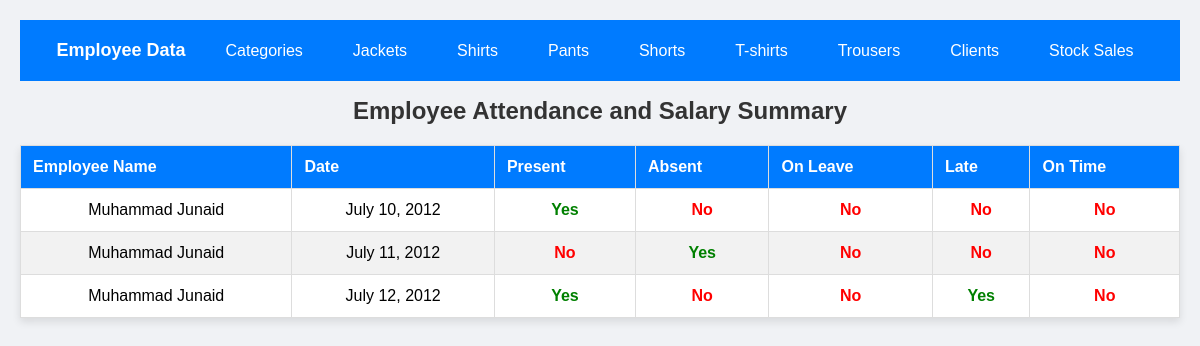
/employees/attendance/show/, run on the app's committed database.
### employees/models.py (models this page shows, shortened)
class Attendance(models.Model):
    employee = models.ForeignKey(Employee, on_delete=models.CASCADE)
    date = models.DateField()
    present = models.BooleanField(default=False)
    absent = models.BooleanField(default=False)
    on_leave = models.BooleanField(default=False)
    late = models.BooleanField(default=False)
    on_time = models.BooleanField(default=False)

class Employee(models.Model):
    name = models.CharField(max_length=100)
    fullname = models.CharField(max_length=200)
    age = models.IntegerField()
    blood_group = models.CharField(max_length=10)
    designation = models.CharField(max_length=100)
    phone_number = models.CharField(max_length=15)
    photo = models.ImageField(upload_to='photos/')
    salary = models.DecimalField(max_digits=10, decimal_places=2)
    joining_date = models.DateField(default=date.today)  # Set default to today's date
    department = models.CharField(max_length=100, default='General')  # Default department
    gender = models.CharField(max_length=10, default='Not Specified')  # Default gender
    email = models.EmailField(default='example@example.com')  # Default email
    date_of_birth = models.DateField(default=date(2000, 1, 1))  # Default DOB
    description = models.TextField(default='No description provided')  # Default description
    whatsapp = models.CharField(max_length=15, blank=True, null=True)
    sms = models.CharField(max_length=15, blank=True, null=True)
    idcard = models.CharField(max_length=30)

### employees/views.py (the view)
# urls.py: path('employees/attendance/show/', views.show_attendance, name='show_attendance'),
def show_attendance(request):
    attendances = Attendance.objects.all()
    return render(request, 'attendance_list.html', {'attendances': attendances})

### employees/templates/attendance_list.html (shortened to what this page needs)
<!DOCTYPE html>
<html lang="en">
<head>
</head>
<body>
    <header>
        <nav class="navbar">
            <a class="navbar-brand" href="/">Employee Data</a>
            <ul class="navbar-nav">
                <li><a href="/product/categories/">Categories</a></li>
                <li><a href="/product/jackets/">Jackets</a></li>
                <li><a href="/product/shirts/">Shirts</a></li>
                <li><a href="/product/pants/">Pants</a></li>
                <li><a href="/product/shorts/">Shorts</a></li>
                <li><a href="/product/tshirts/">T-shirts</a></li>
                <li><a href="/product/trousers/">Trousers</a></li>
                <li><a href="/client_salestock/clients/">Clients</a></li>
                <li><a href="/client_salestock/stocksales/">Stock Sales</a></li>
            </ul>
        </nav>
    </header>
    <h1>Employee Attendance and Salary Summary</h1>
    <table>
        <thead>
            <tr>
                <th>Employee Name</th>
                <th>Date</th>
                <th>Present</th>
                <th>Absent</th>
                <th>On Leave</th>
                <th>Late</th>
                <th>On Time</th>
            </tr>
        </thead>
        <tbody>
            {% for attendance in attendances %}
            <tr>
                <td>{{ attendance.employee.name }}</td>
                <td>{{ attendance.date }}</td>
                <td class="{% if attendance.present %}yes{% else %}no{% endif %}">{% if attendance.present %}Yes{% else %}No{% endif %}</td>
                <td class="{% if attendance.absent %}yes{% else %}no{% endif %}">{% if attendance.absent %}Yes{% else %}No{% endif %}</td>
                <td class="{% if attendance.on_leave %}yes{% else %}no{% endif %}">{% if attendance.on_leave %}Yes{% else %}No{% endif %}</td>
                <td class="{% if attendance.late %}yes{% else %}no{% endif %}">{% if attendance.late %}Yes{% else %}No{% endif %}</td>
                <td class="{% if attendance.on_time %}yes{% else %}no{% endif %}">{% if attendance.on_time %}Yes{% else %}No{% endif %}</td>
            </tr>
            {% endfor %}
        </tbody>
    </table>
</body>
</html>

### employees/templates/attendance_list.html (style rules this page uses)
body { font-family: Arial, sans-serif; background-color: #f0f2f5; margin: 0; padding: 20px; }
h1 { text-align: center; color: #333; margin-bottom: 20px; font-size: 24px; }
table { width: 100%; border-collapse: collapse; margin-top: 20px; background-color: #fff; box-shadow: 0 4px 8px rgba(0, 0, 0, 0.1); }
table th, table td { border: 1px solid #ddd; padding: 12px; text-align: left; }
table th { background-color: #007BFF; color: white; }
table tr:nth-child(even) { background-color: #f2f2f2; }
table td { text-align: center; }
table td.yes { color: green; font-weight: bold; }
table td.no { color: red; font-weight: bold; }
.navbar { background-color: #007BFF; padding: 10px; display: flex; justify-content: center; align-items: center; }
.navbar a { color: white; text-decoration: none; padding: 10px 15px; transition: background-color 0.3s; }
.navbar .navbar-brand { font-weight: bold; font-size: 18px; }
.navbar .navbar-nav { list-style-type: none; padding: 0; margin: 0; display: flex; }
.navbar .navbar-nav li { margin: 0 10px; }

### data on the page
Attendance: employee.name "Muhammad Junaid", date "July 10, 2012", present "Yes", absent "No", on_leave "No", late "No", on_time "No"
Attendance: employee.name "Muhammad Junaid", date "July 11, 2012", present "No", absent "Yes", on_leave "No", late "No", on_time "No"
Attendance: employee.name "Muhammad Junaid", date "July 12, 2012", present "Yes", absent "No", on_leave "No", late "Yes", on_time "No"
